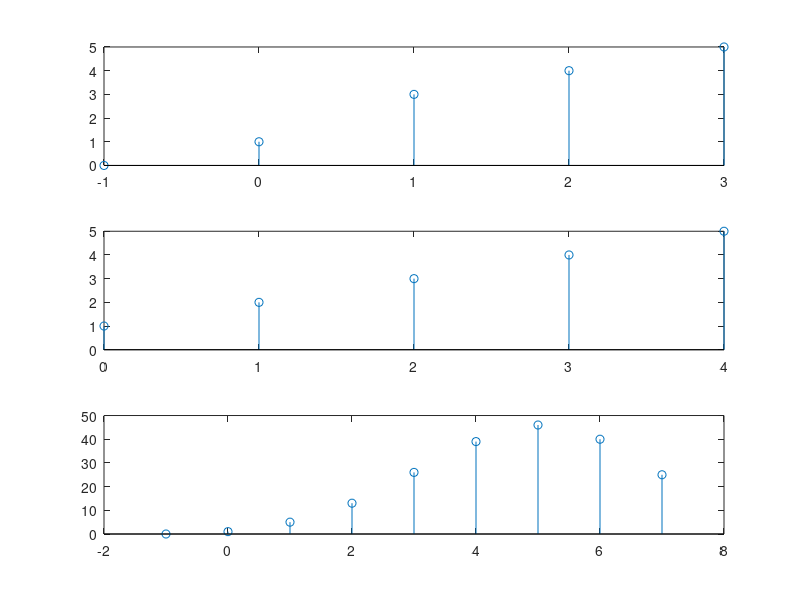

MATLAB code for this plot:
clc;
close all;
clear all;
x=[0 1 3 4 5];
n1=[-1:3];
y=[1 2 3 4 5];
n2=[0:4];
q=convn(x,y);
z=(min(n1)+min(n2)):(max(n1)+max(n2));
subplot(311);
stem(n1,x);
subplot(312);
stem(n2,y);
subplot(313);
stem(z,q);
